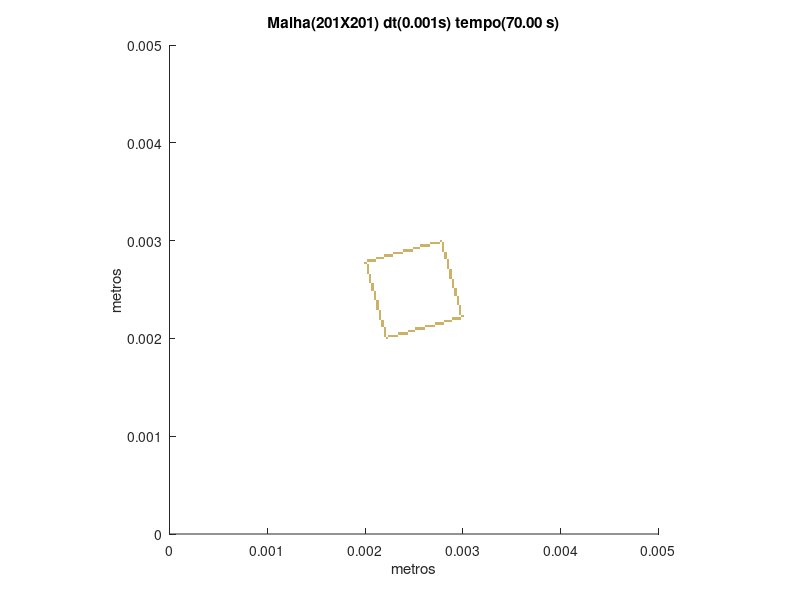

Write the MATLAB code that produced this figure.
set (gca,'PlotBoxAspectRatio',[1 1 1],'Xlim',[0,0.005],'Ylim',[0,0.005])
hold on
title('Malha(201X201) dt(0.001s) tempo(70.00 s)')
hold on
ylabel('metros')
hold on
xlabel('metros')
hold on

fill([0.00221393034825871 0.00221393034825871 0.00223880597014925 0.00223880597014925],[0.00199004975124378 0.00201492537313433 0.00201492537313433 0.00199004975124378],[0.8,0.7,0.4],'LineStyle','none')

fill([0.00218905472636816 0.00218905472636816 0.00221393034825871 0.00221393034825871],[0.00201492537313433 0.00203980099502488 0.00203980099502488 0.00201492537313433],[0.8,0.7,0.4],'LineStyle','none')

fill([0.00223880597014925 0.00223880597014925 0.0022636815920398 0.0022636815920398],[0.00201492537313433 0.00203980099502488 0.00203980099502488 0.00201492537313433],[0.8,0.7,0.4],'LineStyle','none')

fill([0.0022636815920398 0.0022636815920398 0.00228855721393035 0.00228855721393035],[0.00201492537313433 0.00203980099502488 0.00203980099502488 0.00201492537313433],[0.8,0.7,0.4],'LineStyle','none')

fill([0.00228855721393035 0.00228855721393035 0.0023134328358209 0.0023134328358209],[0.00201492537313433 0.00203980099502488 0.00203980099502488 0.00201492537313433],[0.8,0.7,0.4],'LineStyle','none')

fill([0.0023134328358209 0.0023134328358209 0.00233830845771144 0.00233830845771144],[0.00201492537313433 0.00203980099502488 0.00203980099502488 0.00201492537313433],[0.8,0.7,0.4],'LineStyle','none')

fill([0.00218905472636816 0.00218905472636816 0.00221393034825871 0.00221393034825871],[0.00203980099502488 0.00206467661691542 0.00206467661691542 0.00203980099502488],[0.8,0.7,0.4],'LineStyle','none')

fill([0.00233830845771144 0.00233830845771144 0.00236318407960199 0.00236318407960199],[0.00203980099502488 0.00206467661691542 0.00206467661691542 0.00203980099502488],[0.8,0.7,0.4],'LineStyle','none')

fill([0.00236318407960199 0.00236318407960199 0.00238805970149254 0.00238805970149254],[0.00203980099502488 0.00206467661691542 0.00206467661691542 0.00203980099502488],[0.8,0.7,0.4],'LineStyle','none')

fill([0.00238805970149254 0.00238805970149254 0.00241293532338308 0.00241293532338308],[0.00203980099502488 0.00206467661691542 0.00206467661691542 0.00203980099502488],[0.8,0.7,0.4],'LineStyle','none')

fill([0.00241293532338308 0.00241293532338308 0.00243781094527363 0.00243781094527363],[0.00203980099502488 0.00206467661691542 0.00206467661691542 0.00203980099502488],[0.8,0.7,0.4],'LineStyle','none')

fill([0.00218905472636816 0.00218905472636816 0.00221393034825871 0.00221393034825871],[0.00206467661691542 0.00208955223880597 0.00208955223880597 0.00206467661691542],[0.8,0.7,0.4],'LineStyle','none')

fill([0.00243781094527363 0.00243781094527363 0.00246268656716418 0.00246268656716418],[0.00206467661691542 0.00208955223880597 0.00208955223880597 0.00206467661691542],[0.8,0.7,0.4],'LineStyle','none')

fill([0.00246268656716418 0.00246268656716418 0.00248756218905473 0.00248756218905473],[0.00206467661691542 0.00208955223880597 0.00208955223880597 0.00206467661691542],[0.8,0.7,0.4],'LineStyle','none')

fill([0.00248756218905473 0.00248756218905473 0.00251243781094527 0.00251243781094527],[0.00206467661691542 0.00208955223880597 0.00208955223880597 0.00206467661691542],[0.8,0.7,0.4],'LineStyle','none')

fill([0.00218905472636816 0.00218905472636816 0.00221393034825871 0.00221393034825871],[0.00208955223880597 0.00211442786069652 0.00211442786069652 0.00208955223880597],[0.8,0.7,0.4],'LineStyle','none')

fill([0.00251243781094527 0.00251243781094527 0.00253731343283582 0.00253731343283582],[0.00208955223880597 0.00211442786069652 0.00211442786069652 0.00208955223880597],[0.8,0.7,0.4],'LineStyle','none')

fill([0.00253731343283582 0.00253731343283582 0.00256218905472637 0.00256218905472637],[0.00208955223880597 0.00211442786069652 0.00211442786069652 0.00208955223880597],[0.8,0.7,0.4],'LineStyle','none')

fill([0.00256218905472637 0.00256218905472637 0.00258706467661692 0.00258706467661692],[0.00208955223880597 0.00211442786069652 0.00211442786069652 0.00208955223880597],[0.8,0.7,0.4],'LineStyle','none')

fill([0.00258706467661692 0.00258706467661692 0.00261194029850746 0.00261194029850746],[0.00208955223880597 0.00211442786069652 0.00211442786069652 0.00208955223880597],[0.8,0.7,0.4],'LineStyle','none')

fill([0.00216417910447761 0.00216417910447761 0.00218905472636816 0.00218905472636816],[0.00211442786069652 0.00213930348258706 0.00213930348258706 0.00211442786069652],[0.8,0.7,0.4],'LineStyle','none')

fill([0.00261194029850746 0.00261194029850746 0.00263681592039801 0.00263681592039801],[0.00211442786069652 0.00213930348258706 0.00213930348258706 0.00211442786069652],[0.8,0.7,0.4],'LineStyle','none')

fill([0.00263681592039801 0.00263681592039801 0.00266169154228856 0.00266169154228856],[0.00211442786069652 0.00213930348258706 0.00213930348258706 0.00211442786069652],[0.8,0.7,0.4],'LineStyle','none')

fill([0.00266169154228856 0.00266169154228856 0.0026865671641791 0.0026865671641791],[0.00211442786069652 0.00213930348258706 0.00213930348258706 0.00211442786069652],[0.8,0.7,0.4],'LineStyle','none')

fill([0.0026865671641791 0.0026865671641791 0.00271144278606965 0.00271144278606965],[0.00211442786069652 0.00213930348258706 0.00213930348258706 0.00211442786069652],[0.8,0.7,0.4],'LineStyle','none')

fill([0.00216417910447761 0.00216417910447761 0.00218905472636816 0.00218905472636816],[0.00213930348258706 0.00216417910447761 0.00216417910447761 0.00213930348258706],[0.8,0.7,0.4],'LineStyle','none')

fill([0.00271144278606965 0.00271144278606965 0.0027363184079602 0.0027363184079602],[0.00213930348258706 0.00216417910447761 0.00216417910447761 0.00213930348258706],[0.8,0.7,0.4],'LineStyle','none')

fill([0.0027363184079602 0.0027363184079602 0.00276119402985075 0.00276119402985075],[0.00213930348258706 0.00216417910447761 0.00216417910447761 0.00213930348258706],[0.8,0.7,0.4],'LineStyle','none')

fill([0.00276119402985075 0.00276119402985075 0.00278606965174129 0.00278606965174129],[0.00213930348258706 0.00216417910447761 0.00216417910447761 0.00213930348258706],[0.8,0.7,0.4],'LineStyle','none')

fill([0.00278606965174129 0.00278606965174129 0.00281094527363184 0.00281094527363184],[0.00213930348258706 0.00216417910447761 0.00216417910447761 0.00213930348258706],[0.8,0.7,0.4],'LineStyle','none')

fill([0.00216417910447761 0.00216417910447761 0.00218905472636816 0.00218905472636816],[0.00216417910447761 0.00218905472636816 0.00218905472636816 0.00216417910447761],[0.8,0.7,0.4],'LineStyle','none')

fill([0.00281094527363184 0.00281094527363184 0.00283582089552239 0.00283582089552239],[0.00216417910447761 0.00218905472636816 0.00218905472636816 0.00216417910447761],[0.8,0.7,0.4],'LineStyle','none')

fill([0.00283582089552239 0.00283582089552239 0.00286069651741294 0.00286069651741294],[0.00216417910447761 0.00218905472636816 0.00218905472636816 0.00216417910447761],[0.8,0.7,0.4],'LineStyle','none')

fill([0.00286069651741294 0.00286069651741294 0.00288557213930348 0.00288557213930348],[0.00216417910447761 0.00218905472636816 0.00218905472636816 0.00216417910447761],[0.8,0.7,0.4],'LineStyle','none')

fill([0.00213930348258706 0.00213930348258706 0.00216417910447761 0.00216417910447761],[0.00218905472636816 0.00221393034825871 0.00221393034825871 0.00218905472636816],[0.8,0.7,0.4],'LineStyle','none')

fill([0.00288557213930348 0.00288557213930348 0.00291044776119403 0.00291044776119403],[0.00218905472636816 0.00221393034825871 0.00221393034825871 0.00218905472636816],[0.8,0.7,0.4],'LineStyle','none')

fill([0.00291044776119403 0.00291044776119403 0.00293532338308458 0.00293532338308458],[0.00218905472636816 0.00221393034825871 0.00221393034825871 0.00218905472636816],[0.8,0.7,0.4],'LineStyle','none')

fill([0.00293532338308458 0.00293532338308458 0.00296019900497512 0.00296019900497512],[0.00218905472636816 0.00221393034825871 0.00221393034825871 0.00218905472636816],[0.8,0.7,0.4],'LineStyle','none')

fill([0.00296019900497512 0.00296019900497512 0.00298507462686567 0.00298507462686567],[0.00218905472636816 0.00221393034825871 0.00221393034825871 0.00218905472636816],[0.8,0.7,0.4],'LineStyle','none')

fill([0.00213930348258706 0.00213930348258706 0.00216417910447761 0.00216417910447761],[0.00221393034825871 0.00223880597014925 0.00223880597014925 0.00221393034825871],[0.8,0.7,0.4],'LineStyle','none')

fill([0.00298507462686567 0.00298507462686567 0.00300995024875622 0.00300995024875622],[0.00221393034825871 0.00223880597014925 0.00223880597014925 0.00221393034825871],[0.8,0.7,0.4],'LineStyle','none')

fill([0.00213930348258706 0.00213930348258706 0.00216417910447761 0.00216417910447761],[0.00223880597014925 0.0022636815920398 0.0022636815920398 0.00223880597014925],[0.8,0.7,0.4],'LineStyle','none')

fill([0.00296019900497512 0.00296019900497512 0.00298507462686567 0.00298507462686567],[0.00223880597014925 0.0022636815920398 0.0022636815920398 0.00223880597014925],[0.8,0.7,0.4],'LineStyle','none')

fill([0.00213930348258706 0.00213930348258706 0.00216417910447761 0.00216417910447761],[0.0022636815920398 0.00228855721393035 0.00228855721393035 0.0022636815920398],[0.8,0.7,0.4],'LineStyle','none')

fill([0.00296019900497512 0.00296019900497512 0.00298507462686567 0.00298507462686567],[0.0022636815920398 0.00228855721393035 0.00228855721393035 0.0022636815920398],[0.8,0.7,0.4],'LineStyle','none')

fill([0.00211442786069652 0.00211442786069652 0.00213930348258706 0.00213930348258706],[0.00228855721393035 0.0023134328358209 0.0023134328358209 0.00228855721393035],[0.8,0.7,0.4],'LineStyle','none')

fill([0.00296019900497512 0.00296019900497512 0.00298507462686567 0.00298507462686567],[0.00228855721393035 0.0023134328358209 0.0023134328358209 0.00228855721393035],[0.8,0.7,0.4],'LineStyle','none')

fill([0.00211442786069652 0.00211442786069652 0.00213930348258706 0.00213930348258706],[0.0023134328358209 0.00233830845771144 0.00233830845771144 0.0023134328358209],[0.8,0.7,0.4],'LineStyle','none')

fill([0.00296019900497512 0.00296019900497512 0.00298507462686567 0.00298507462686567],[0.0023134328358209 0.00233830845771144 0.00233830845771144 0.0023134328358209],[0.8,0.7,0.4],'LineStyle','none')

fill([0.00211442786069652 0.00211442786069652 0.00213930348258706 0.00213930348258706],[0.00233830845771144 0.00236318407960199 0.00236318407960199 0.00233830845771144],[0.8,0.7,0.4],'LineStyle','none')

fill([0.00293532338308458 0.00293532338308458 0.00296019900497512 0.00296019900497512],[0.00233830845771144 0.00236318407960199 0.00236318407960199 0.00233830845771144],[0.8,0.7,0.4],'LineStyle','none')

fill([0.00211442786069652 0.00211442786069652 0.00213930348258706 0.00213930348258706],[0.00236318407960199 0.00238805970149254 0.00238805970149254 0.00236318407960199],[0.8,0.7,0.4],'LineStyle','none')

fill([0.00293532338308458 0.00293532338308458 0.00296019900497512 0.00296019900497512],[0.00236318407960199 0.00238805970149254 0.00238805970149254 0.00236318407960199],[0.8,0.7,0.4],'LineStyle','none')

fill([0.00208955223880597 0.00208955223880597 0.00211442786069652 0.00211442786069652],[0.00238805970149254 0.00241293532338308 0.00241293532338308 0.00238805970149254],[0.8,0.7,0.4],'LineStyle','none')

fill([0.00293532338308458 0.00293532338308458 0.00296019900497512 0.00296019900497512],[0.00238805970149254 0.00241293532338308 0.00241293532338308 0.00238805970149254],[0.8,0.7,0.4],'LineStyle','none')

fill([0.00208955223880597 0.00208955223880597 0.00211442786069652 0.00211442786069652],[0.00241293532338308 0.00243781094527363 0.00243781094527363 0.00241293532338308],[0.8,0.7,0.4],'LineStyle','none')

fill([0.00293532338308458 0.00293532338308458 0.00296019900497512 0.00296019900497512],[0.00241293532338308 0.00243781094527363 0.00243781094527363 0.00241293532338308],[0.8,0.7,0.4],'LineStyle','none')

fill([0.00208955223880597 0.00208955223880597 0.00211442786069652 0.00211442786069652],[0.00243781094527363 0.00246268656716418 0.00246268656716418 0.00243781094527363],[0.8,0.7,0.4],'LineStyle','none')

fill([0.00291044776119403 0.00291044776119403 0.00293532338308458 0.00293532338308458],[0.00243781094527363 0.00246268656716418 0.00246268656716418 0.00243781094527363],[0.8,0.7,0.4],'LineStyle','none')

fill([0.00208955223880597 0.00208955223880597 0.00211442786069652 0.00211442786069652],[0.00246268656716418 0.00248756218905473 0.00248756218905473 0.00246268656716418],[0.8,0.7,0.4],'LineStyle','none')

fill([0.00291044776119403 0.00291044776119403 0.00293532338308458 0.00293532338308458],[0.00246268656716418 0.00248756218905473 0.00248756218905473 0.00246268656716418],[0.8,0.7,0.4],'LineStyle','none')

fill([0.00206467661691542 0.00206467661691542 0.00208955223880597 0.00208955223880597],[0.00248756218905473 0.00251243781094527 0.00251243781094527 0.00248756218905473],[0.8,0.7,0.4],'LineStyle','none')

fill([0.00291044776119403 0.00291044776119403 0.00293532338308458 0.00293532338308458],[0.00248756218905473 0.00251243781094527 0.00251243781094527 0.00248756218905473],[0.8,0.7,0.4],'LineStyle','none')

fill([0.00206467661691542 0.00206467661691542 0.00208955223880597 0.00208955223880597],[0.00251243781094527 0.00253731343283582 0.00253731343283582 0.00251243781094527],[0.8,0.7,0.4],'LineStyle','none')

fill([0.00288557213930348 0.00288557213930348 0.00291044776119403 0.00291044776119403],[0.00251243781094527 0.00253731343283582 0.00253731343283582 0.00251243781094527],[0.8,0.7,0.4],'LineStyle','none')

fill([0.00206467661691542 0.00206467661691542 0.00208955223880597 0.00208955223880597],[0.00253731343283582 0.00256218905472637 0.00256218905472637 0.00253731343283582],[0.8,0.7,0.4],'LineStyle','none')

fill([0.00288557213930348 0.00288557213930348 0.00291044776119403 0.00291044776119403],[0.00253731343283582 0.00256218905472637 0.00256218905472637 0.00253731343283582],[0.8,0.7,0.4],'LineStyle','none')

fill([0.00203980099502488 0.00203980099502488 0.00206467661691542 0.00206467661691542],[0.00256218905472637 0.00258706467661692 0.00258706467661692 0.00256218905472637],[0.8,0.7,0.4],'LineStyle','none')

fill([0.00288557213930348 0.00288557213930348 0.00291044776119403 0.00291044776119403],[0.00256218905472637 0.00258706467661692 0.00258706467661692 0.00256218905472637],[0.8,0.7,0.4],'LineStyle','none')

fill([0.00203980099502488 0.00203980099502488 0.00206467661691542 0.00206467661691542],[0.00258706467661692 0.00261194029850746 0.00261194029850746 0.00258706467661692],[0.8,0.7,0.4],'LineStyle','none')

fill([0.00288557213930348 0.00288557213930348 0.00291044776119403 0.00291044776119403],[0.00258706467661692 0.00261194029850746 0.00261194029850746 0.00258706467661692],[0.8,0.7,0.4],'LineStyle','none')

fill([0.00203980099502488 0.00203980099502488 0.00206467661691542 0.00206467661691542],[0.00261194029850746 0.00263681592039801 0.00263681592039801 0.00261194029850746],[0.8,0.7,0.4],'LineStyle','none')

fill([0.00286069651741294 0.00286069651741294 0.00288557213930348 0.00288557213930348],[0.00261194029850746 0.00263681592039801 0.00263681592039801 0.00261194029850746],[0.8,0.7,0.4],'LineStyle','none')

fill([0.00203980099502488 0.00203980099502488 0.00206467661691542 0.00206467661691542],[0.00263681592039801 0.00266169154228856 0.00266169154228856 0.00263681592039801],[0.8,0.7,0.4],'LineStyle','none')

fill([0.00286069651741294 0.00286069651741294 0.00288557213930348 0.00288557213930348],[0.00263681592039801 0.00266169154228856 0.00266169154228856 0.00263681592039801],[0.8,0.7,0.4],'LineStyle','none')

fill([0.00201492537313433 0.00201492537313433 0.00203980099502488 0.00203980099502488],[0.00266169154228856 0.0026865671641791 0.0026865671641791 0.00266169154228856],[0.8,0.7,0.4],'LineStyle','none')

fill([0.00286069651741294 0.00286069651741294 0.00288557213930348 0.00288557213930348],[0.00266169154228856 0.0026865671641791 0.0026865671641791 0.00266169154228856],[0.8,0.7,0.4],'LineStyle','none')

fill([0.00201492537313433 0.00201492537313433 0.00203980099502488 0.00203980099502488],[0.0026865671641791 0.00271144278606965 0.00271144278606965 0.0026865671641791],[0.8,0.7,0.4],'LineStyle','none')

fill([0.00286069651741294 0.00286069651741294 0.00288557213930348 0.00288557213930348],[0.0026865671641791 0.00271144278606965 0.00271144278606965 0.0026865671641791],[0.8,0.7,0.4],'LineStyle','none')

fill([0.00201492537313433 0.00201492537313433 0.00203980099502488 0.00203980099502488],[0.00271144278606965 0.0027363184079602 0.0027363184079602 0.00271144278606965],[0.8,0.7,0.4],'LineStyle','none')

fill([0.00283582089552239 0.00283582089552239 0.00286069651741294 0.00286069651741294],[0.00271144278606965 0.0027363184079602 0.0027363184079602 0.00271144278606965],[0.8,0.7,0.4],'LineStyle','none')

fill([0.00201492537313433 0.00201492537313433 0.00203980099502488 0.00203980099502488],[0.0027363184079602 0.00276119402985075 0.00276119402985075 0.0027363184079602],[0.8,0.7,0.4],'LineStyle','none')

fill([0.00283582089552239 0.00283582089552239 0.00286069651741294 0.00286069651741294],[0.0027363184079602 0.00276119402985075 0.00276119402985075 0.0027363184079602],[0.8,0.7,0.4],'LineStyle','none')

fill([0.00199004975124378 0.00199004975124378 0.00201492537313433 0.00201492537313433],[0.00276119402985075 0.00278606965174129 0.00278606965174129 0.00276119402985075],[0.8,0.7,0.4],'LineStyle','none')

fill([0.00283582089552239 0.00283582089552239 0.00286069651741294 0.00286069651741294],[0.00276119402985075 0.00278606965174129 0.00278606965174129 0.00276119402985075],[0.8,0.7,0.4],'LineStyle','none')

fill([0.00201492537313433 0.00201492537313433 0.00203980099502488 0.00203980099502488],[0.00278606965174129 0.00281094527363184 0.00281094527363184 0.00278606965174129],[0.8,0.7,0.4],'LineStyle','none')

fill([0.00203980099502488 0.00203980099502488 0.00206467661691542 0.00206467661691542],[0.00278606965174129 0.00281094527363184 0.00281094527363184 0.00278606965174129],[0.8,0.7,0.4],'LineStyle','none')

fill([0.00206467661691542 0.00206467661691542 0.00208955223880597 0.00208955223880597],[0.00278606965174129 0.00281094527363184 0.00281094527363184 0.00278606965174129],[0.8,0.7,0.4],'LineStyle','none')

fill([0.00208955223880597 0.00208955223880597 0.00211442786069652 0.00211442786069652],[0.00278606965174129 0.00281094527363184 0.00281094527363184 0.00278606965174129],[0.8,0.7,0.4],'LineStyle','none')

fill([0.00283582089552239 0.00283582089552239 0.00286069651741294 0.00286069651741294],[0.00278606965174129 0.00281094527363184 0.00281094527363184 0.00278606965174129],[0.8,0.7,0.4],'LineStyle','none')

fill([0.00211442786069652 0.00211442786069652 0.00213930348258706 0.00213930348258706],[0.00281094527363184 0.00283582089552239 0.00283582089552239 0.00281094527363184],[0.8,0.7,0.4],'LineStyle','none')

fill([0.00213930348258706 0.00213930348258706 0.00216417910447761 0.00216417910447761],[0.00281094527363184 0.00283582089552239 0.00283582089552239 0.00281094527363184],[0.8,0.7,0.4],'LineStyle','none')

fill([0.00216417910447761 0.00216417910447761 0.00218905472636816 0.00218905472636816],[0.00281094527363184 0.00283582089552239 0.00283582089552239 0.00281094527363184],[0.8,0.7,0.4],'LineStyle','none')

fill([0.00281094527363184 0.00281094527363184 0.00283582089552239 0.00283582089552239],[0.00281094527363184 0.00283582089552239 0.00283582089552239 0.00281094527363184],[0.8,0.7,0.4],'LineStyle','none')

fill([0.00218905472636816 0.00218905472636816 0.00221393034825871 0.00221393034825871],[0.00283582089552239 0.00286069651741294 0.00286069651741294 0.00283582089552239],[0.8,0.7,0.4],'LineStyle','none')

fill([0.00221393034825871 0.00221393034825871 0.00223880597014925 0.00223880597014925],[0.00283582089552239 0.00286069651741294 0.00286069651741294 0.00283582089552239],[0.8,0.7,0.4],'LineStyle','none')

fill([0.00223880597014925 0.00223880597014925 0.0022636815920398 0.0022636815920398],[0.00283582089552239 0.00286069651741294 0.00286069651741294 0.00283582089552239],[0.8,0.7,0.4],'LineStyle','none')

fill([0.0022636815920398 0.0022636815920398 0.00228855721393035 0.00228855721393035],[0.00283582089552239 0.00286069651741294 0.00286069651741294 0.00283582089552239],[0.8,0.7,0.4],'LineStyle','none')

fill([0.00281094527363184 0.00281094527363184 0.00283582089552239 0.00283582089552239],[0.00283582089552239 0.00286069651741294 0.00286069651741294 0.00283582089552239],[0.8,0.7,0.4],'LineStyle','none')

fill([0.00228855721393035 0.00228855721393035 0.0023134328358209 0.0023134328358209],[0.00286069651741294 0.00288557213930348 0.00288557213930348 0.00286069651741294],[0.8,0.7,0.4],'LineStyle','none')

fill([0.0023134328358209 0.0023134328358209 0.00233830845771144 0.00233830845771144],[0.00286069651741294 0.00288557213930348 0.00288557213930348 0.00286069651741294],[0.8,0.7,0.4],'LineStyle','none')

fill([0.00233830845771144 0.00233830845771144 0.00236318407960199 0.00236318407960199],[0.00286069651741294 0.00288557213930348 0.00288557213930348 0.00286069651741294],[0.8,0.7,0.4],'LineStyle','none')

fill([0.00236318407960199 0.00236318407960199 0.00238805970149254 0.00238805970149254],[0.00286069651741294 0.00288557213930348 0.00288557213930348 0.00286069651741294],[0.8,0.7,0.4],'LineStyle','none')

fill([0.00281094527363184 0.00281094527363184 0.00283582089552239 0.00283582089552239],[0.00286069651741294 0.00288557213930348 0.00288557213930348 0.00286069651741294],[0.8,0.7,0.4],'LineStyle','none')

fill([0.00238805970149254 0.00238805970149254 0.00241293532338308 0.00241293532338308],[0.00288557213930348 0.00291044776119403 0.00291044776119403 0.00288557213930348],[0.8,0.7,0.4],'LineStyle','none')

fill([0.00241293532338308 0.00241293532338308 0.00243781094527363 0.00243781094527363],[0.00288557213930348 0.00291044776119403 0.00291044776119403 0.00288557213930348],[0.8,0.7,0.4],'LineStyle','none')

fill([0.00243781094527363 0.00243781094527363 0.00246268656716418 0.00246268656716418],[0.00288557213930348 0.00291044776119403 0.00291044776119403 0.00288557213930348],[0.8,0.7,0.4],'LineStyle','none')

fill([0.00246268656716418 0.00246268656716418 0.00248756218905473 0.00248756218905473],[0.00288557213930348 0.00291044776119403 0.00291044776119403 0.00288557213930348],[0.8,0.7,0.4],'LineStyle','none')

fill([0.00278606965174129 0.00278606965174129 0.00281094527363184 0.00281094527363184],[0.00288557213930348 0.00291044776119403 0.00291044776119403 0.00288557213930348],[0.8,0.7,0.4],'LineStyle','none')

fill([0.00248756218905473 0.00248756218905473 0.00251243781094527 0.00251243781094527],[0.00291044776119403 0.00293532338308458 0.00293532338308458 0.00291044776119403],[0.8,0.7,0.4],'LineStyle','none')

fill([0.00251243781094527 0.00251243781094527 0.00253731343283582 0.00253731343283582],[0.00291044776119403 0.00293532338308458 0.00293532338308458 0.00291044776119403],[0.8,0.7,0.4],'LineStyle','none')

fill([0.00253731343283582 0.00253731343283582 0.00256218905472637 0.00256218905472637],[0.00291044776119403 0.00293532338308458 0.00293532338308458 0.00291044776119403],[0.8,0.7,0.4],'LineStyle','none')

fill([0.00278606965174129 0.00278606965174129 0.00281094527363184 0.00281094527363184],[0.00291044776119403 0.00293532338308458 0.00293532338308458 0.00291044776119403],[0.8,0.7,0.4],'LineStyle','none')

fill([0.00256218905472637 0.00256218905472637 0.00258706467661692 0.00258706467661692],[0.00293532338308458 0.00296019900497512 0.00296019900497512 0.00293532338308458],[0.8,0.7,0.4],'LineStyle','none')

fill([0.00258706467661692 0.00258706467661692 0.00261194029850746 0.00261194029850746],[0.00293532338308458 0.00296019900497512 0.00296019900497512 0.00293532338308458],[0.8,0.7,0.4],'LineStyle','none')

fill([0.00261194029850746 0.00261194029850746 0.00263681592039801 0.00263681592039801],[0.00293532338308458 0.00296019900497512 0.00296019900497512 0.00293532338308458],[0.8,0.7,0.4],'LineStyle','none')

fill([0.00263681592039801 0.00263681592039801 0.00266169154228856 0.00266169154228856],[0.00293532338308458 0.00296019900497512 0.00296019900497512 0.00293532338308458],[0.8,0.7,0.4],'LineStyle','none')

fill([0.00278606965174129 0.00278606965174129 0.00281094527363184 0.00281094527363184],[0.00293532338308458 0.00296019900497512 0.00296019900497512 0.00293532338308458],[0.8,0.7,0.4],'LineStyle','none')

fill([0.00266169154228856 0.00266169154228856 0.0026865671641791 0.0026865671641791],[0.00296019900497512 0.00298507462686567 0.00298507462686567 0.00296019900497512],[0.8,0.7,0.4],'LineStyle','none')

fill([0.0026865671641791 0.0026865671641791 0.00271144278606965 0.00271144278606965],[0.00296019900497512 0.00298507462686567 0.00298507462686567 0.00296019900497512],[0.8,0.7,0.4],'LineStyle','none')

fill([0.00271144278606965 0.00271144278606965 0.0027363184079602 0.0027363184079602],[0.00296019900497512 0.00298507462686567 0.00298507462686567 0.00296019900497512],[0.8,0.7,0.4],'LineStyle','none')

fill([0.0027363184079602 0.0027363184079602 0.00276119402985075 0.00276119402985075],[0.00296019900497512 0.00298507462686567 0.00298507462686567 0.00296019900497512],[0.8,0.7,0.4],'LineStyle','none')

fill([0.00278606965174129 0.00278606965174129 0.00281094527363184 0.00281094527363184],[0.00296019900497512 0.00298507462686567 0.00298507462686567 0.00296019900497512],[0.8,0.7,0.4],'LineStyle','none')

fill([0.00276119402985075 0.00276119402985075 0.00278606965174129 0.00278606965174129],[0.00298507462686567 0.00300995024875622 0.00300995024875622 0.00298507462686567],[0.8,0.7,0.4],'LineStyle','none')
